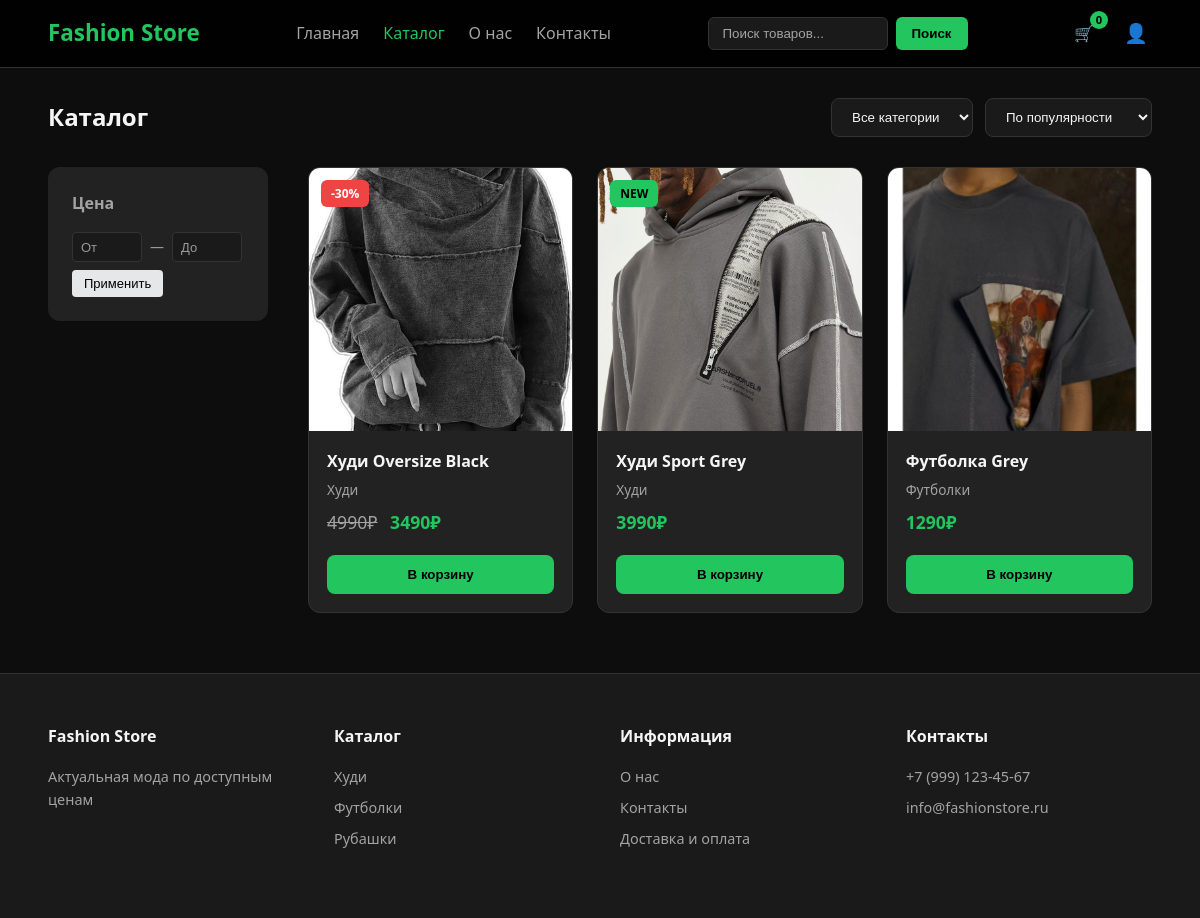
Page /catalog/ on the committed database.
### store/models.py (models this page shows, shortened)
class Product(models.Model):
    name = models.CharField(max_length=200)
    price = models.IntegerField()
    old_price = models.IntegerField(null=True, blank=True)
    image = models.CharField(max_length=255, blank=True)
    sku = models.CharField(max_length=50, unique=True)
    category = models.ForeignKey(Category, on_delete=models.SET_NULL, null=True, related_name='products')
    is_new = models.BooleanField(default=False)
    is_popular = models.BooleanField(default=False)
    description = models.TextField(blank=True)
    material = models.CharField(max_length=100, blank=True)
    care = models.CharField(max_length=100, blank=True)
    colors = models.CharField(max_length=255, blank=True)
    color_names = models.CharField(max_length=255, blank=True)
    sizes = models.CharField(max_length=255, blank=True)
    sizes_in_stock = models.CharField(max_length=255, blank=True)
    rating = models.FloatField(default=0)
    reviews_count = models.IntegerField(default=0)
    created_at = models.DateTimeField(auto_now_add=True)

class Category(models.Model):
    name = models.CharField(max_length=50)
    slug = models.SlugField(max_length=50, unique=True)

### store/views.py (the view, shortened to what this page needs)
# urls.py: path('catalog/', views.catalog, name='catalog'),
def catalog(request):
    categories = Category.objects.all()
    products = Product.objects.all()
    category_slug = request.GET.get('cat')
    search = request.GET.get('search', '')
    sort = request.GET.get('sort', 'popular')
    price_min = request.GET.get('price_min')
    price_max = request.GET.get('price_max')
    colors = request.GET.getlist('color')
    if category_slug:
        products = products.filter(category__slug=category_slug)
    if search:
        products = products.filter(name__icontains=search)
    if price_min and price_min.isdigit():
        products = products.filter(price__gte=int(price_min))
    if price_max and price_max.isdigit():
        products = products.filter(price__lte=int(price_max))
    if sort == 'price-asc':
        products = sorted(products, key=lambda p: p.price)
    elif sort == 'price-desc':
        products = sorted(products, key=lambda p: p.price, reverse=True)
    elif sort == 'new':
        products = [p for p in products if p.is_new]
    elif sort == 'rating':
        products = sorted(products, key=lambda p: p.rating or 0, reverse=True)
    else:
        products = sorted(products, key=lambda p: not p.is_popular)
    return render(request, 'catalog.html', {
        'categories': categories,
        'products': products,
        'active_category': category_slug,
        'active_sort': sort,
    })

### templates/catalog.html (shortened to what this page needs)
{% extends 'base.html' %}
{% load static %}
{% block content %}
<main class="container">
    <section class="catalog-header">
        <h1>Каталог</h1>
        <div class="catalog-filters">
            <select class="filter-select" id="categoryFilter">
                <option value="">Все категории</option>
            </select>
            <select class="filter-select" id="sortFilter">
                <option value="popular" {% if active_sort == 'popular' %}selected{% endif %}>По популярности</option>
            </select>
        </div>
    </section>
    <div class="catalog-layout">
        <aside class="sidebar">
            <h3>Цена</h3>
            <div class="price-range">
                <input type="number" placeholder="От" id="priceMin" min="0">
                <span>—</span>
                <input type="number" placeholder="До" id="priceMax">
                <button class="btn btn-sm" id="applyPrice">Применить</button>
            </div>
        </aside>
        <section class="products catalog-products" id="catalogProducts">
            {% for product in products %}
            <article class="card" data-id="{{ product.id }}" data-category="{{ product.category.slug|default:'' }}" data-price="{{ product.price }}" data-new="{% if product.is_new %}1{% else %}0{% endif %}">
                <a href="{% url 'product_detail' product.id %}" class="card-link">
                    <div class="card-image">
                        <img src="{% static product.image %}" alt="{{ product.name }}">
                        {% if product.old_price %}<span class="badge sale">-30%</span>{% endif %}
                        {% if product.is_new %}<span class="badge new">NEW</span>{% endif %}
                    </div>
                    <div class="card-info">
                        <h3 class="card-title">{{ product.name }}</h3>
                        <p class="card-category">{{ product.category.name|default:'Товар' }}</p>
                        <p class="card-price">
                            {% if product.old_price %}<span class="old-price">{{ product.old_price }}₽</span>{% endif %}
                            <span class="price">{{ product.price }}₽</span>
                        </p>
                    </div>
                </a>
                <button class="btn-add-cart" data-id="{{ product.id }}">В корзину</button>
            </article>
            {% empty %}
            <p class="no-products">Товары не найдены.</p>
            {% endfor %}
        </section>
    </div>
</main>
{% endblock %}

### app/static/css/style.css (style rules this page uses)
* { margin: 0; padding: 0; box-sizing: border-box; }
:root { --color-bg: #0d0d0d; --color-surface: #1a1a1a; --color-card: #222; --color-accent: #22c55e; --color-accent-hover: #16a34a; --color-text: #f5f5f5; --color-text-muted: #a3a3a3; --color-border: #333; }
body { font-family: 'Segoe UI', system-ui, -apple-system, sans-serif; background-color: var(--color-bg); color: var(--color-text); line-height: 1.6; }
a { color: inherit; text-decoration: none; }
img { max-width: 100%; display: block; }
.container { width: 92%; max-width: 1200px; margin: 0 auto; }
.products { display: grid; grid-template-columns: repeat(auto-fill, minmax(260px, 1fr)); gap: 24px; }
.card { background: var(--color-card); border-radius: 12px; overflow: hidden; border: 1px solid var(--color-border); transition: all 0.3s; display: flex; flex-direction: column; }
.card-link { flex: 1; display: flex; flex-direction: column; }
.card-image { position: relative; aspect-ratio: 1; overflow: hidden; }
.card-image img { width: 100%; height: 100%; object-fit: cover; transition: transform 0.4s; }
.badge { position: absolute; top: 12px; left: 12px; padding: 4px 10px; border-radius: 6px; font-size: 0.75rem; font-weight: 700; }
.badge.sale { background: #ef4444; color: #fff; }
.badge.new { background: var(--color-accent); color: #000; }
.card-info { padding: 18px; flex: 1; }
.card-info h3 { font-size: 1rem; margin-bottom: 4px; font-weight: 600; }
.card-category { color: var(--color-text-muted); font-size: 0.85rem; margin-bottom: 8px; }
.card-price { font-size: 1.1rem; font-weight: 700; }
.card-price .old-price { color: var(--color-text-muted); text-decoration: line-through; font-weight: 400; margin-right: 8px; }
.card-price .price { color: var(--color-accent); }
.btn-add-cart { margin: 0 18px 18px; padding: 12px; background: var(--color-accent); border: none; border-radius: 8px; color: #000; font-weight: 600; cursor: pointer; transition: all 0.2s; }
.btn { padding: 12px 24px; border-radius: 8px; font-weight: 600; border: none; cursor: pointer; transition: all 0.2s; }
.btn-sm { padding: 8px 16px; font-size: 0.9rem; }
.catalog-header { display: flex; justify-content: space-between; align-items: center; flex-wrap: wrap; gap: 20px; margin: 30px 0; }
.catalog-filters { display: flex; gap: 12px; }
.filter-select { padding: 10px 16px; background: var(--color-surface); border: 1px solid var(--color-border); color: var(--color-text); border-radius: 8px; }
.catalog-layout { display: grid; grid-template-columns: 220px 1fr; gap: 40px; }
.sidebar { background: var(--color-card); padding: 24px; border-radius: 12px; height: fit-content; position: sticky; top: 100px; }
.sidebar h3 { font-size: 1rem; margin-bottom: 16px; color: var(--color-text-muted); }
.price-range { display: flex; flex-direction: row; align-items: center; flex-wrap: wrap; gap: 8px; margin-top: 8px; }
.price-range input { width: 70px; padding: 6px 8px; background: var(--color-surface); border: 1px solid var(--color-border); color: var(--color-text); border-radius: 4px; font-size: 14px; }
.price-range input::placeholder { color: #999; font-size: 13px; }
.price-range span { color: #999; font-size: 14px; }
.price-range .btn { padding: 6px 12px; background: #e6e7e8; color: #000; border: none; border-radius: 4px; font-size: 13px; font-weight: 500; cursor: pointer; transition: background-color 0.2s; }
aside h3 { text-align: left; margin-bottom: 8px; }

### rows in the picture
Product: image (picture), shows "-30%", name "Худи Oversize Black", category.name "Худи", old_price "4990", price "3490"
Product: image (picture), is_new "NEW", name "Худи Sport Grey", category.name "Худи", price "3990"
Product: image (picture), name "Футболка Grey", category.name "Футболки", price "1290"
